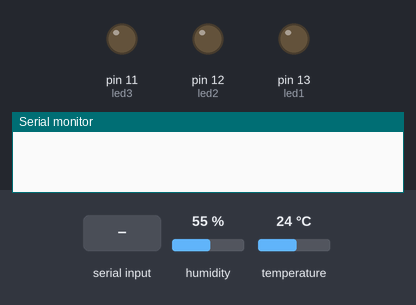
Recording of a sketch running on a simulated Arduino Uno, built with avr-gcc and run on an emulated ATmega328P. Parts: output pins drawn as LEDs (lit = HIGH), the last lines printed to the serial monitor. The inputs (shaded band) are chosen by the test bench; at power-on: humidity 55 %, temperature 24 °C.

Above: at 3.0 s.
3.1 s: "1\n" received over Serial
At 4.7 s:
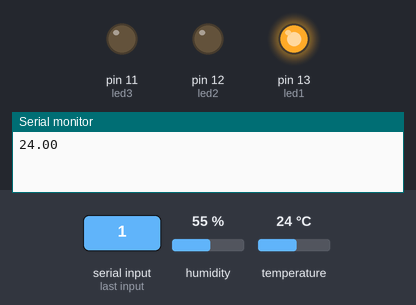
5.5 s: "2\n" received over Serial
At 7.1 s:
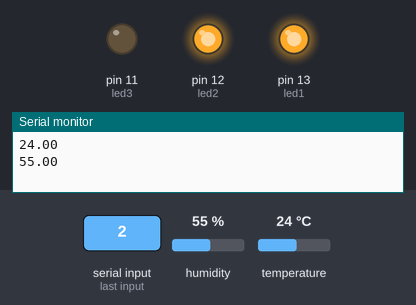
7.5 s: "3\n" received over Serial
At 9.5 s:
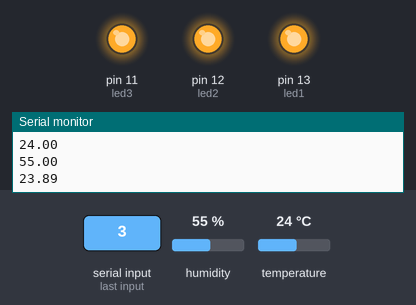
Timing chart, 0 to 11.0 s (numbered marks = the images above; inputs shaded):
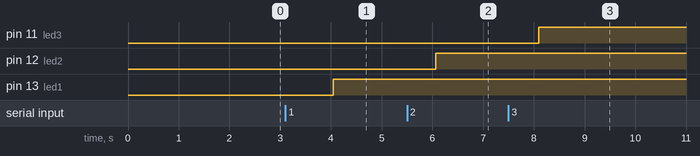

The sketch:

p6.ino
```cpp
#include "DHT.h"
#define DHTPIN 2
int led1=13;
int led2=12;
int led3=11;
#define DHTTYPE DHT11   // DHT 11
//#define DHTTYPE DHT22   // DHT 22  (AM2302), AM2321
//#define DHTTYPE DHT21   // DHT 21 (AM2301)
DHT dht(DHTPIN, DHTTYPE);

void setup() {
  pinMode(led1,OUTPUT);
  pinMode(led2,OUTPUT);
  pinMode(led3,OUTPUT);
  Serial.begin(9600);
  dht.begin();
}

void loop() {
  delay(2000);
  float h = dht.readHumidity();
  float t = dht.readTemperature();
  if (isnan(h) || isnan(t)) {
    Serial.println(F("Failed to read from DHT sensor!"));
    return;
  }
  float hic = dht.computeHeatIndex(t, h, false);
if (Serial.available())
{
  int readserial=Serial.parseInt();
 if(readserial==1)
{
 digitalWrite(led1,HIGH);
 Serial.println(String(t));
}
if(readserial==2)
{
   digitalWrite(led2,HIGH);
  Serial.println(String(h));
}
if(readserial==3)
{
  digitalWrite(led3,HIGH);
  Serial.println(String(hic));
}
}
}
```

Measured:
- after the input at 3.1 s, pin 13 (led1): LOW → HIGH after 0.95 s
- after the input at 5.5 s, pin 12 (led2): LOW → HIGH after 0.57 s
- after the input at 7.5 s, pin 11 (led3): LOW → HIGH after 0.59 s
